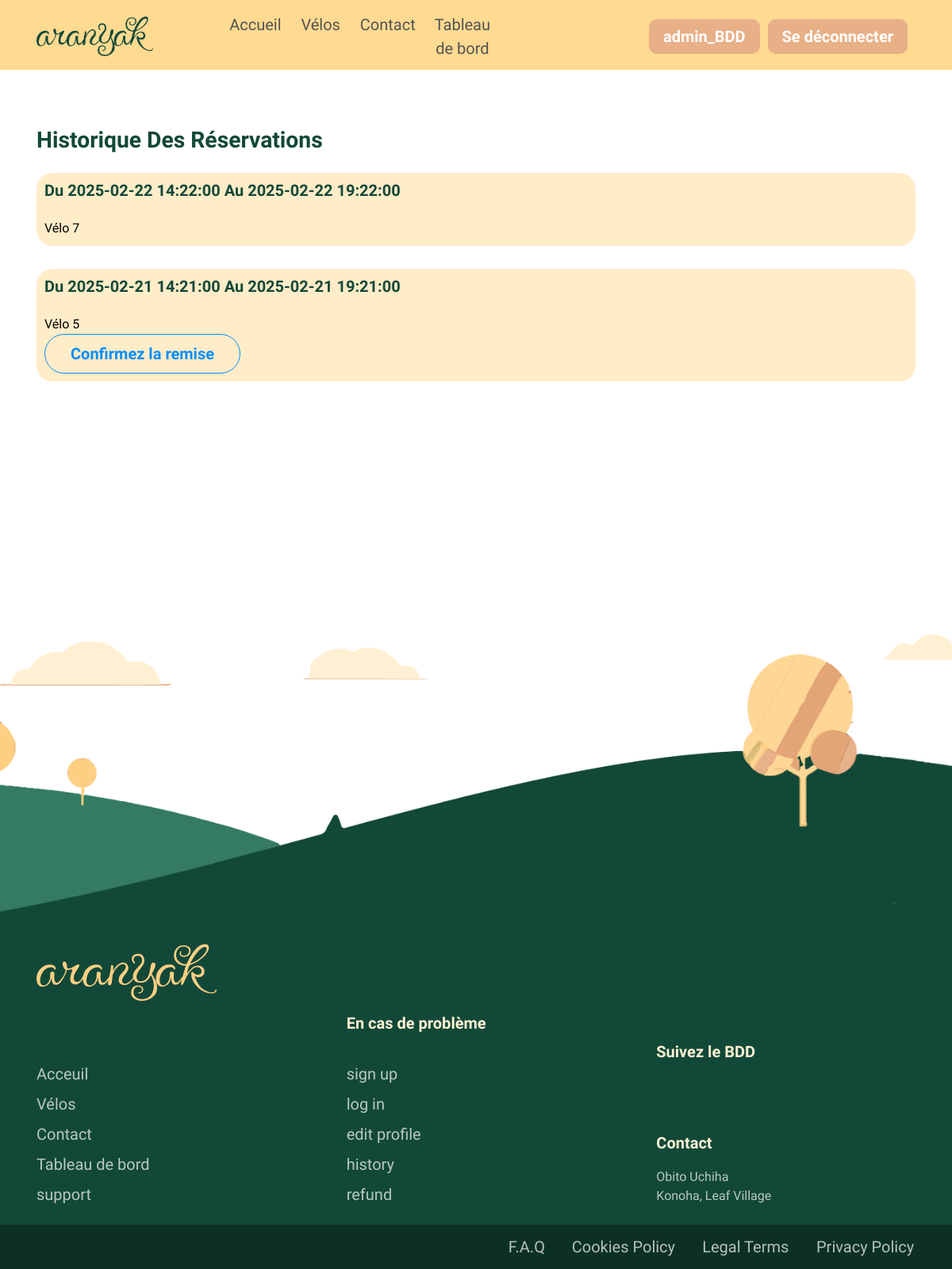
/history (signed in), run on an earlier commit of the app's database.
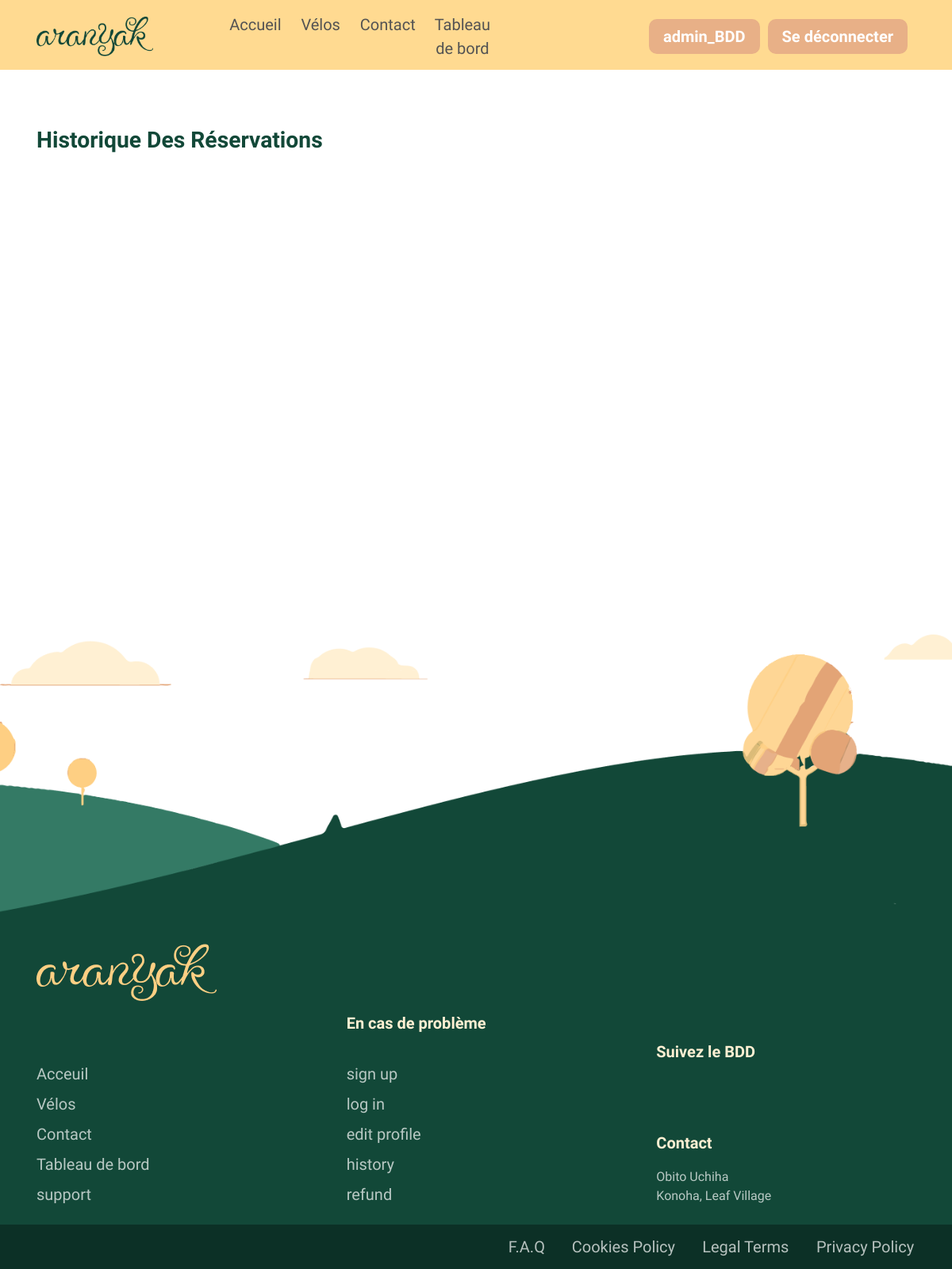
And on a later commit of the database.
### tables this page shows
CREATE TABLE Historique(
    id_res INTEGER PRIMARY KEY,
    id_membre INTEGER,
    id_velo INTEGER,
    date_deb DATETIME,
    date_fin DATETIME,
    date_recup DATETIME,
    date_remise DATETIME,
    FOREIGN KEY(id_res) REFERENCES Reservations(id_res),
    FOREIGN KEY(id_velo) REFERENCES Velos(id_velo),
    FOREIGN KEY(id_membre) REFERENCES Membres(id_membre) 
);

### blueprints/booking.py (the view, shortened to what this page needs)
@booking.route('/history', methods=['GET','POST'])
@login_required
def history():
    userHistory, bookingCheck = afficher_historique_user(current_user.id_membre)
    return render_template('Historique.html', userHistory=userHistory,len_userHistory = len(userHistory), login=current_user.login, bookingCheck = bookingCheck)

### __init__.py (called while the page is built)
@login_manager.user_loader
def load_user(member_id):
    return Membres.query.get(int(member_id))

### functions/reservations.py (called while the page is built)
def afficher_historique_user(id_membre):
    connection = sqlite3.connect('db/BDD_Velos.db')
    cur = connection.cursor()
    cur.row_factory = sqlite3.Row
    cur.execute("SELECT * from Historique WHERE id_membre = ? ORDER by date_deb DESC",(id_membre,))
    history_all=cur.fetchall()
    cur.execute("SELECT * from Historique H where id_membre = ? and not exists(SELECT * from Reservations R where R.id_membre = H.id_membre and R.id_velo = H.id_velo and R.date_deb = H.date_deb)", (id_membre,))
    history_done = cur.fetchall()
    connection.close()
    return history_all,history_done

### templates/Historique.html (shortened to what the changed rows need)
<!DOCTYPE html>
<html data-bs-theme="light" lang="en-US" dir="ltr">
  <head>
    <link rel="stylesheet" href="https://cdnjs.cloudflare.com/ajax/libs/font-awesome/5.15.4/css/all.min.css" />
    <link rel="stylesheet" href="{{url_for('static',filename='vendors/swiper/swiper-bundle.min.css')}}">
    <link href="{{url_for('static',filename='assets/css/theme.css')}}" rel="stylesheet" id="style-default">
    <link href="{{url_for('static',filename='assets/css/user-rtl.css')}}" rel="stylesheet" id="user-style-rtl">
    <link href="{{url_for('static',filename='assets/css/user.css')}}" rel="stylesheet" id="user-style-default">
    <link rel="stylesheet" href="https://unicons.iconscout.com/release/v4.0.8/css/line.css">
  </head>
  <body>
    <main class="main" id="top">
      <div class="bg-white">
        <div class="content">
          <div class="container mt-5" data-bs-target="#navbar-top" data-bs-spy="scroll" tabindex="0">
            <section class="mb-9 mb-lg-10 mb-xxl-11  text-center text-lg-start" id="about">
                  {% for i in range(len_userHistory) %}
                  <div class="review-card">
                    <div>
                      <h2 class="text-success fs-9 fs-md-8 fw-bold mb-x1 text-capitalize">Du {{userHistory[i]['date_deb']}} au {{userHistory[i]['date_fin']}} </h2>
                      <p class="text-black fs-10 fs-md-9 mb-0 mb-0">Vélo {{userHistory[i]['id_velo']}}</p>
                      {% if not userHistory[i]['date_remise'] and userHistory[i] in bookingCheck %}
                      <form method = "post">
                        <button class="btn btn-resa fs-8 d-inline-flex btn-auto-width px-4 btn-orange me-3 background-Upgrade" type = "submit" name = "action" value = "given_back {{userHistory[i]['id_velo']}} {{userHistory[i]['date_deb']}}"><span>Confirmez la remise</span></button>
                      </form>
                      {% endif %}
                    </div>
                  </div>
                  {% endfor %}
                </div>
            </div>
        </div>
    </main>
  </body>
</html>

What changed in the data, as far as the page shows it:
removed Historique: date_deb "2025-02-22 14:22:00", date_fin "2025-02-22 19:22:00", id_velo "7"
removed Historique: date_deb "2025-02-21 14:21:00", date_fin "2025-02-21 19:21:00", id_velo "5"
Also different on the page:
list line gone: "Du Au Vélo"
list line gone: "Du Au Vélo Confirmez la remise"
